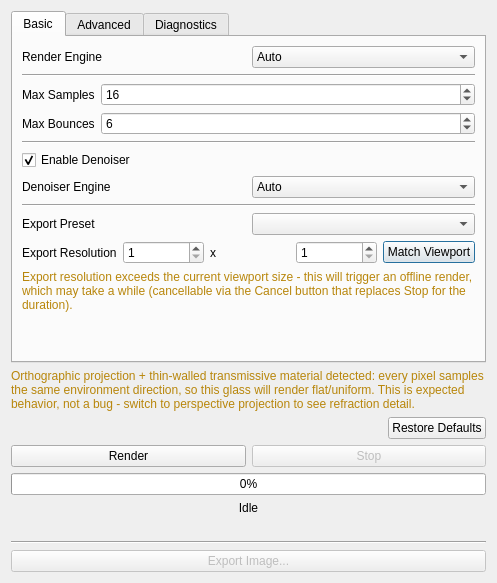
<?xml version="1.0" encoding="UTF-8"?>
<ui version="4.0">
 <class>PathTracingDialog</class>
 <widget class="QDialog" name="PathTracingDialog">
  <property name="geometry">
   <rect>
    <x>0</x>
    <y>0</y>
    <width>497</width>
    <height>583</height>
   </rect>
  </property>
  <property name="windowTitle">
   <string>Path Tracing</string>
  </property>
  <layout class="QVBoxLayout" name="verticalLayout_main">
   <item>
    <widget class="QTabWidget" name="tabWidgetSettings">
     <property name="currentIndex">
      <number>0</number>
     </property>
     <widget class="QWidget" name="tabBasic">
      <attribute name="title">
       <string>Basic</string>
      </attribute>
      <layout class="QVBoxLayout" name="verticalLayoutBasic">
       <item>
        <layout class="QHBoxLayout" name="horizontalLayoutRenderEngine">
         <item>
          <widget class="QLabel" name="labelRenderEngine">
           <property name="text">
            <string>Render Engine</string>
           </property>
          </widget>
         </item>
         <item>
          <widget class="QComboBox" name="comboBoxRenderEngine">
           <item>
            <property name="text">
             <string>Auto</string>
            </property>
           </item>
           <item>
            <property name="text">
             <string>Embree (CPU)</string>
            </property>
           </item>
           <item>
            <property name="text">
             <string>OptiX (GPU)</string>
            </property>
           </item>
          </widget>
         </item>
        </layout>
       </item>
       <item>
        <widget class="Line" name="lineAfterRenderEngine">
         <property name="frameShape">
          <enum>QFrame::Shape::HLine</enum>
         </property>
         <property name="frameShadow">
          <enum>QFrame::Shadow::Sunken</enum>
         </property>
        </widget>
       </item>
       <item>
        <layout class="QFormLayout" name="formLayoutBasic">
         <item row="0" column="0">
          <widget class="QLabel" name="labelMaxSamples">
           <property name="text">
            <string>Max Samples</string>
           </property>
          </widget>
         </item>
         <item row="0" column="1">
          <widget class="QSpinBox" name="spinBoxMaxSamples">
           <property name="minimum">
            <number>1</number>
           </property>
           <property name="maximum">
            <number>100000</number>
           </property>
           <property name="singleStep">
            <number>16</number>
           </property>
           <property name="value">
            <number>16</number>
           </property>
          </widget>
         </item>
         <item row="1" column="0">
          <widget class="QLabel" name="labelMaxBounces">
           <property name="text">
            <string>Max Bounces</string>
           </property>
          </widget>
         </item>
         <item row="1" column="1">
          <widget class="QSpinBox" name="spinBoxMaxBounces">
           <property name="minimum">
            <number>1</number>
           </property>
           <property name="maximum">
            <number>64</number>
           </property>
           <property name="value">
            <number>6</number>
           </property>
          </widget>
         </item>
        </layout>
       </item>
       <item>
        <widget class="Line" name="lineBeforeDenoiser">
         <property name="frameShape">
          <enum>QFrame::Shape::HLine</enum>
         </property>
         <property name="frameShadow">
          <enum>QFrame::Shadow::Sunken</enum>
         </property>
        </widget>
       </item>
       <item>
        <widget class="QCheckBox" name="checkBoxDenoiser">
         <property name="text">
          <string>Enable Denoiser</string>
         </property>
         <property name="checked">
          <bool>true</bool>
         </property>
        </widget>
       </item>
       <item>
        <layout class="QHBoxLayout" name="horizontalLayoutDenoiserDevice">
         <item>
          <widget class="QLabel" name="labelDenoiserDevice">
           <property name="text">
            <string>Denoiser Engine</string>
           </property>
          </widget>
         </item>
         <item>
          <widget class="QComboBox" name="comboBoxDenoiserDevice">
           <item>
            <property name="text">
             <string>Auto</string>
            </property>
           </item>
           <item>
            <property name="text">
             <string>OIDN (CPU)</string>
            </property>
           </item>
           <item>
            <property name="text">
             <string>OIDN (GPU CUDA)</string>
            </property>
           </item>
           <item>
            <property name="text">
             <string>OptiX</string>
            </property>
           </item>
          </widget>
         </item>
        </layout>
       </item>
       <item>
        <widget class="Line" name="lineAfterDenoiser">
         <property name="frameShape">
          <enum>QFrame::Shape::HLine</enum>
         </property>
         <property name="frameShadow">
          <enum>QFrame::Shadow::Sunken</enum>
         </property>
        </widget>
       </item>
       <item>
        <layout class="QHBoxLayout" name="horizontalLayoutResolutionPreset">
         <item>
          <widget class="QLabel" name="labelResolutionPreset">
           <property name="text">
            <string>Export Preset</string>
           </property>
          </widget>
         </item>
         <item>
          <widget class="QComboBox" name="comboBoxResolutionPreset"/>
         </item>
        </layout>
       </item>
       <item>
        <layout class="QHBoxLayout" name="horizontalLayoutResolution">
         <item>
          <widget class="QLabel" name="labelExportResolution">
           <property name="text">
            <string>Export Resolution</string>
           </property>
          </widget>
         </item>
         <item>
          <widget class="QSpinBox" name="spinBoxExportWidth">
           <property name="minimum">
            <number>1</number>
           </property>
           <property name="maximum">
            <number>16384</number>
           </property>
           <property name="value">
            <number>1</number>
           </property>
          </widget>
         </item>
         <item>
          <widget class="QLabel" name="labelResolutionX">
           <property name="text">
            <string>x</string>
           </property>
          </widget>
         </item>
         <item>
          <widget class="QSpinBox" name="spinBoxExportHeight">
           <property name="minimum">
            <number>1</number>
           </property>
           <property name="maximum">
            <number>16384</number>
           </property>
           <property name="value">
            <number>1</number>
           </property>
          </widget>
         </item>
         <item>
          <widget class="QPushButton" name="pushButtonMatchViewport">
           <property name="text">
            <string>Match Viewport</string>
           </property>
          </widget>
         </item>
        </layout>
       </item>
       <item>
        <widget class="QLabel" name="labelResolutionWarning">
         <property name="visible">
          <bool>false</bool>
         </property>
         <property name="styleSheet">
          <string notr="true">color: #b8860b;</string>
         </property>
         <property name="text">
          <string>Export resolution exceeds the current viewport size - this will trigger an offline render, which may take a while (cancellable via the Cancel button that replaces Stop for the duration).</string>
         </property>
         <property name="wordWrap">
          <bool>true</bool>
         </property>
        </widget>
       </item>
       <item>
        <spacer name="verticalSpacerBasic">
         <property name="orientation">
          <enum>Qt::Orientation::Vertical</enum>
         </property>
         <property name="sizeHint" stdset="0">
          <size>
           <width>20</width>
           <height>10</height>
          </size>
         </property>
        </spacer>
       </item>
      </layout>
     </widget>
     <widget class="QWidget" name="tabAdvanced">
      <attribute name="title">
       <string>Advanced</string>
      </attribute>
      <layout class="QVBoxLayout" name="verticalLayoutAdvanced">
       <item>
        <layout class="QFormLayout" name="formLayoutAdvanced">
         <item row="0" column="0">
          <widget class="QLabel" name="labelFireflyClamp">
           <property name="text">
            <string>Firefly Clamp Threshold</string>
           </property>
          </widget>
         </item>
         <item row="0" column="1">
          <widget class="QDoubleSpinBox" name="doubleSpinBoxFireflyClamp">
           <property name="minimum">
            <double>0.100000000000000</double>
           </property>
           <property name="maximum">
            <double>1000.000000000000000</double>
           </property>
           <property name="singleStep">
            <double>0.500000000000000</double>
           </property>
           <property name="value">
            <double>3.000000000000000</double>
           </property>
          </widget>
         </item>
         <item row="1" column="0">
          <widget class="QLabel" name="labelMaxTransmissionBounces">
           <property name="text">
            <string>Max Transmission Bounces</string>
           </property>
          </widget>
         </item>
         <item row="1" column="1">
          <widget class="QSpinBox" name="spinBoxMaxTransmissionBounces">
           <property name="minimum">
            <number>1</number>
           </property>
           <property name="maximum">
            <number>256</number>
           </property>
           <property name="value">
            <number>32</number>
           </property>
          </widget>
         </item>
         <item row="2" column="0">
          <widget class="QLabel" name="labelRussianRouletteDepth">
           <property name="text">
            <string>Russian Roulette Start Depth</string>
           </property>
          </widget>
         </item>
         <item row="2" column="1">
          <widget class="QSpinBox" name="spinBoxRussianRouletteDepth">
           <property name="minimum">
            <number>1</number>
           </property>
           <property name="maximum">
            <number>64</number>
           </property>
           <property name="value">
            <number>3</number>
           </property>
          </widget>
         </item>
         <item row="3" column="0">
          <widget class="QLabel" name="labelMaxShadowRayHits">
           <property name="text">
            <string>Max Shadow Ray Hits (CPU only)</string>
           </property>
          </widget>
         </item>
         <item row="3" column="1">
          <widget class="QSpinBox" name="spinBoxMaxShadowRayHits">
           <property name="toolTip">
            <string>&lt;html&gt;&lt;head/&gt;&lt;body&gt;&lt;p&gt;Caps how many stacked transparent/glass surfaces a shadow ray walks through on the Embree (CPU) engine before giving up. &lt;/p&gt;&lt;p&gt;No effect on the OptiX (GPU) engine, which has no equivalent limit.&lt;/p&gt;&lt;/body&gt;&lt;/html&gt;</string>
           </property>
           <property name="minimum">
            <number>1</number>
           </property>
           <property name="maximum">
            <number>32</number>
           </property>
           <property name="value">
            <number>8</number>
           </property>
          </widget>
         </item>
         <item row="4" column="0">
          <widget class="QLabel" name="labelMaxVolumeScatterBounces">
           <property name="text">
            <string>Max Volume Scatter Bounces</string>
           </property>
          </widget>
         </item>
         <item row="4" column="1">
          <widget class="QSpinBox" name="spinBoxMaxVolumeScatterBounces">
           <property name="toolTip">
            <string>&lt;html&gt;&lt;head/&gt;&lt;body&gt;&lt;p&gt;Caps how many free (no Russian roulette) scatter events KHR_materials_volume_scatter's subsurface-scattering random walk runs before it starts probabilistically terminating.&lt;/p&gt;&lt;p&gt;Lower this to trade SSS quality for render speed on volume-scatter-heavy scenes; has no effect on scenes without such materials.&lt;/p&gt;&lt;/body&gt;&lt;/html&gt;</string>
           </property>
           <property name="minimum">
            <number>1</number>
           </property>
           <property name="maximum">
            <number>256</number>
           </property>
           <property name="value">
            <number>64</number>
           </property>
          </widget>
         </item>
        </layout>
       </item>
       <item>
        <widget class="QCheckBox" name="checkBoxEnvImportanceSampling">
         <property name="text">
          <string>Environment Importance Sampling (MIS)</string>
         </property>
         <property name="checked">
          <bool>true</bool>
         </property>
        </widget>
       </item>
       <item>
        <layout class="QHBoxLayout" name="horizontalLayoutShadows">
         <item>
          <widget class="QCheckBox" name="checkBoxShadows">
           <property name="text">
            <string>Shadows</string>
           </property>
           <property name="checked">
            <bool>true</bool>
           </property>
          </widget>
         </item>
         <item>
          <widget class="QCheckBox" name="checkBoxSelfShadows">
           <property name="text">
            <string>Self Shadows</string>
           </property>
           <property name="checked">
            <bool>true</bool>
           </property>
          </widget>
         </item>
        </layout>
       </item>
       <item>
        <spacer name="verticalSpacerAdvanced">
         <property name="orientation">
          <enum>Qt::Orientation::Vertical</enum>
         </property>
         <property name="sizeHint" stdset="0">
          <size>
           <width>20</width>
           <height>10</height>
          </size>
         </property>
        </spacer>
       </item>
      </layout>
     </widget>
     <widget class="QWidget" name="tabDiagnostics">
      <attribute name="title">
       <string>Diagnostics</string>
      </attribute>
      <layout class="QVBoxLayout" name="verticalLayoutDiagnostics">
       <item>
        <layout class="QFormLayout" name="formLayoutDiagnosticsEngine">
         <item row="0" column="0">
          <widget class="QLabel" name="labelDiagRenderer">
           <property name="text">
            <string>Renderer:</string>
           </property>
          </widget>
         </item>
         <item row="0" column="1">
          <widget class="QLabel" name="labelDiagRendererValue">
           <property name="text">
            <string>-</string>
           </property>
          </widget>
         </item>
         <item row="1" column="0">
          <widget class="QLabel" name="labelDiagGpu">
           <property name="text">
            <string>GPU:</string>
           </property>
          </widget>
         </item>
         <item row="1" column="1">
          <widget class="QLabel" name="labelDiagGpuValue">
           <property name="text">
            <string>-</string>
           </property>
          </widget>
         </item>
         <item row="2" column="0">
          <widget class="QLabel" name="labelDiagTraversal">
           <property name="text">
            <string>Traversal:</string>
           </property>
          </widget>
         </item>
         <item row="2" column="1">
          <widget class="QLabel" name="labelDiagTraversalValue">
           <property name="text">
            <string>-</string>
           </property>
          </widget>
         </item>
         <item row="3" column="0">
          <widget class="QLabel" name="labelDiagDenoiser">
           <property name="text">
            <string>Denoiser:</string>
           </property>
          </widget>
         </item>
         <item row="3" column="1">
          <widget class="QLabel" name="labelDiagDenoiserValue">
           <property name="text">
            <string>-</string>
           </property>
          </widget>
         </item>
        </layout>
       </item>
       <item>
        <spacer name="verticalSpacerDiagnosticsGroup">
         <property name="orientation">
          <enum>Qt::Orientation::Vertical</enum>
         </property>
         <property name="sizeType">
          <enum>QSizePolicy::Policy::Fixed</enum>
         </property>
         <property name="sizeHint" stdset="0">
          <size>
           <width>20</width>
           <height>12</height>
          </size>
         </property>
        </spacer>
       </item>
       <item>
        <layout class="QFormLayout" name="formLayoutDiagnosticsScene">
         <item row="0" column="0">
          <widget class="QLabel" name="labelDiagResolution">
           <property name="text">
            <string>Resolution:</string>
           </property>
          </widget>
         </item>
         <item row="0" column="1">
          <widget class="QLabel" name="labelDiagResolutionValue">
           <property name="text">
            <string>-</string>
           </property>
          </widget>
         </item>
         <item row="1" column="0">
          <widget class="QLabel" name="labelDiagTriangles">
           <property name="text">
            <string>Triangles:</string>
           </property>
          </widget>
         </item>
         <item row="1" column="1">
          <widget class="QLabel" name="labelDiagTrianglesValue">
           <property name="text">
            <string>-</string>
           </property>
          </widget>
         </item>
         <item row="2" column="0">
          <widget class="QLabel" name="labelDiagBlas">
           <property name="text">
            <string>BLAS Build:</string>
           </property>
          </widget>
         </item>
         <item row="2" column="1">
          <widget class="QLabel" name="labelDiagBlasValue">
           <property name="text">
            <string>-</string>
           </property>
          </widget>
         </item>
         <item row="3" column="0">
          <widget class="QLabel" name="labelDiagTlas">
           <property name="text">
            <string>TLAS Build:</string>
           </property>
          </widget>
         </item>
         <item row="3" column="1">
          <widget class="QLabel" name="labelDiagTlasValue">
           <property name="text">
            <string>-</string>
           </property>
          </widget>
         </item>
         <item row="4" column="0">
          <widget class="QLabel" name="labelDiagSamplesPerSec">
           <property name="text">
            <string>Samples/sec:</string>
           </property>
          </widget>
         </item>
         <item row="4" column="1">
          <widget class="QLabel" name="labelDiagSamplesPerSecValue">
           <property name="text">
            <string>-</string>
           </property>
          </widget>
         </item>
         <item row="5" column="0">
          <widget class="QLabel" name="labelDiagMRaysPerSec">
           <property name="text">
            <string>MRays/sec:</string>
           </property>
          </widget>
         </item>
         <item row="5" column="1">
          <widget class="QLabel" name="labelDiagMRaysPerSecValue">
           <property name="text">
            <string>-</string>
           </property>
          </widget>
         </item>
         <item row="6" column="0">
          <widget class="QLabel" name="labelDiagRenderTime">
           <property name="text">
            <string>Render Time:</string>
           </property>
          </widget>
         </item>
         <item row="6" column="1">
          <widget class="QLabel" name="labelDiagRenderTimeValue">
           <property name="text">
            <string>-</string>
           </property>
          </widget>
         </item>
        </layout>
       </item>
       <item>
        <spacer name="verticalSpacerDiagnostics">
         <property name="orientation">
          <enum>Qt::Orientation::Vertical</enum>
         </property>
         <property name="sizeHint" stdset="0">
          <size>
           <width>20</width>
           <height>10</height>
          </size>
         </property>
        </spacer>
       </item>
      </layout>
     </widget>
    </widget>
   </item>
   <item>
    <widget class="QLabel" name="labelOrthoThinWallWarning">
     <property name="visible">
      <bool>false</bool>
     </property>
     <property name="styleSheet">
      <string notr="true">color: #b8860b;</string>
     </property>
     <property name="text">
      <string>Orthographic projection + thin-walled transmissive material detected: every pixel samples the same environment direction, so this glass will render flat/uniform. This is expected behavior, not a bug - switch to perspective projection to see refraction detail.</string>
     </property>
     <property name="wordWrap">
      <bool>true</bool>
     </property>
    </widget>
   </item>
   <item>
    <layout class="QHBoxLayout" name="horizontalLayoutRestoreDefaults">
     <item>
      <spacer name="horizontalSpacerRestoreDefaults">
       <property name="orientation">
        <enum>Qt::Orientation::Horizontal</enum>
       </property>
       <property name="sizeHint" stdset="0">
        <size>
         <width>40</width>
         <height>20</height>
        </size>
       </property>
      </spacer>
     </item>
     <item>
      <widget class="QPushButton" name="pushButtonRestoreDefaults">
       <property name="text">
        <string>Restore Defaults</string>
       </property>
      </widget>
     </item>
    </layout>
   </item>
   <item>
    <layout class="QHBoxLayout" name="horizontalLayoutRenderButtons">
     <item>
      <widget class="QPushButton" name="pushButtonRender">
       <property name="text">
        <string>Render</string>
       </property>
      </widget>
     </item>
     <item>
      <widget class="QPushButton" name="pushButtonStop">
       <property name="enabled">
        <bool>false</bool>
       </property>
       <property name="text">
        <string>Stop</string>
       </property>
      </widget>
     </item>
    </layout>
   </item>
   <item>
    <widget class="QProgressBar" name="progressBarSamples">
     <property name="minimum">
      <number>0</number>
     </property>
     <property name="maximum">
      <number>128</number>
     </property>
     <property name="value">
      <number>0</number>
     </property>
    </widget>
   </item>
   <item>
    <widget class="QLabel" name="labelStatus">
     <property name="text">
      <string>Idle</string>
     </property>
     <property name="alignment">
      <set>Qt::AlignmentFlag::AlignHCenter</set>
     </property>
    </widget>
   </item>
   <item>
    <widget class="QLabel" name="labelElapsedTime">
     <property name="text">
      <string/>
     </property>
     <property name="alignment">
      <set>Qt::AlignmentFlag::AlignHCenter</set>
     </property>
    </widget>
   </item>
   <item>
    <layout class="QVBoxLayout" name="verticalLayoutExport">
     <item>
      <widget class="Line" name="lineExportSeparator">
       <property name="orientation">
        <enum>Qt::Orientation::Horizontal</enum>
       </property>
      </widget>
     </item>
     <item>
      <widget class="QPushButton" name="pushButtonExport">
       <property name="enabled">
        <bool>false</bool>
       </property>
       <property name="text">
        <string>Export Image...</string>
       </property>
      </widget>
     </item>
    </layout>
   </item>
  </layout>
 </widget>
 <resources/>
 <connections/>
</ui>
